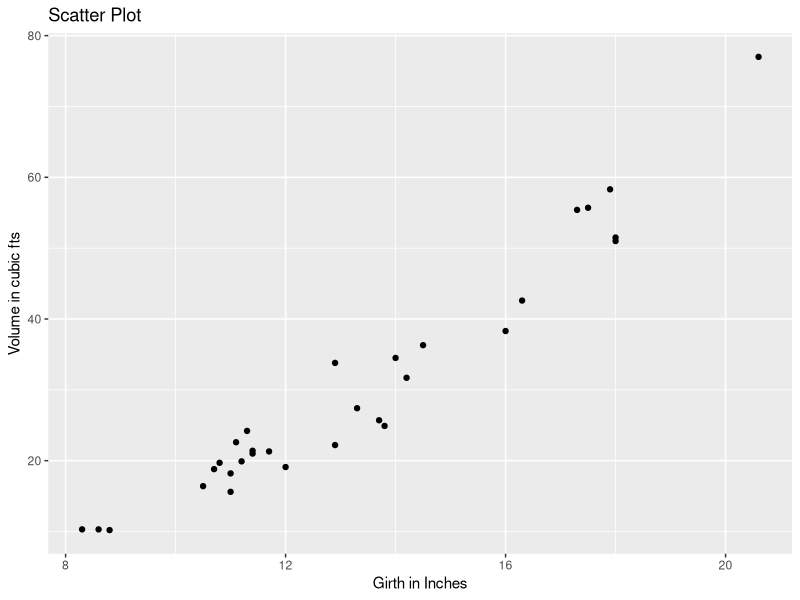
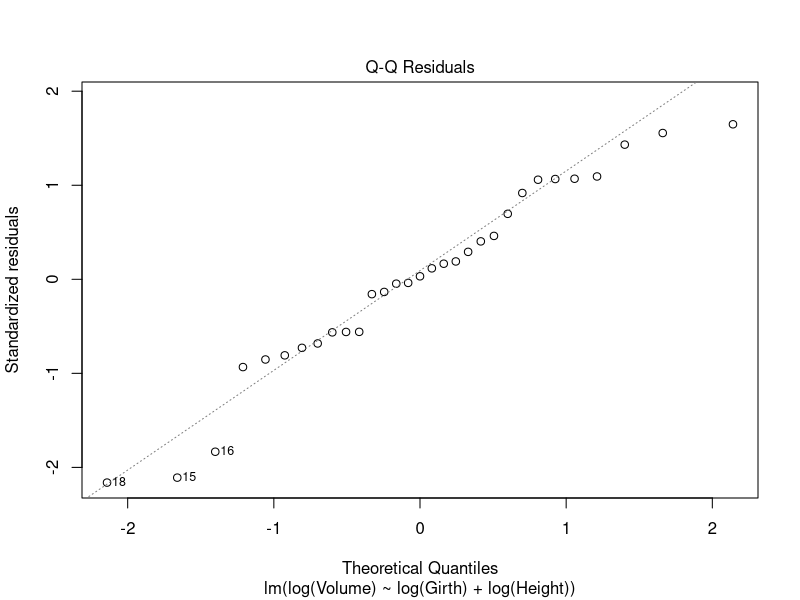
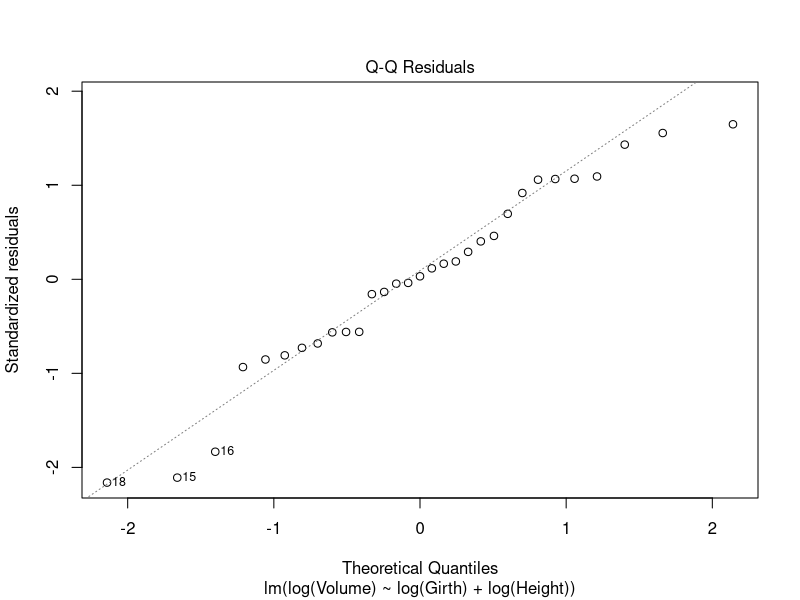
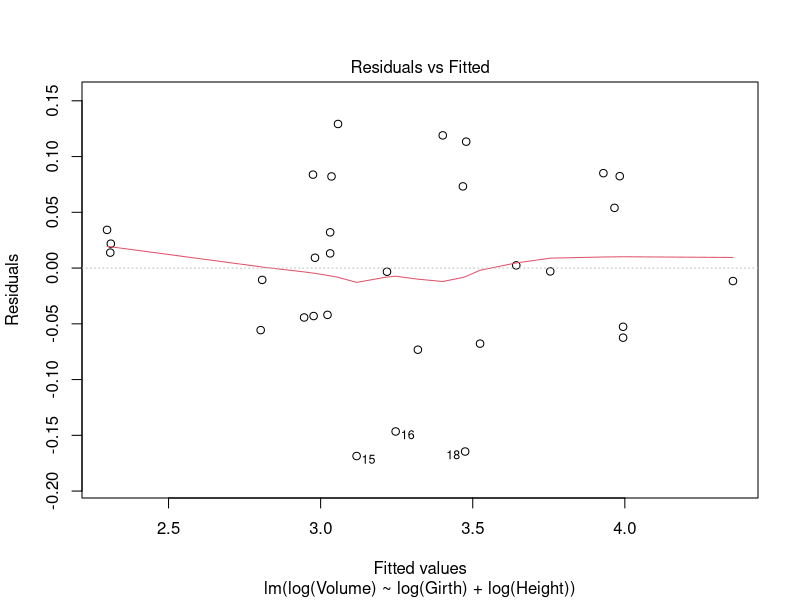
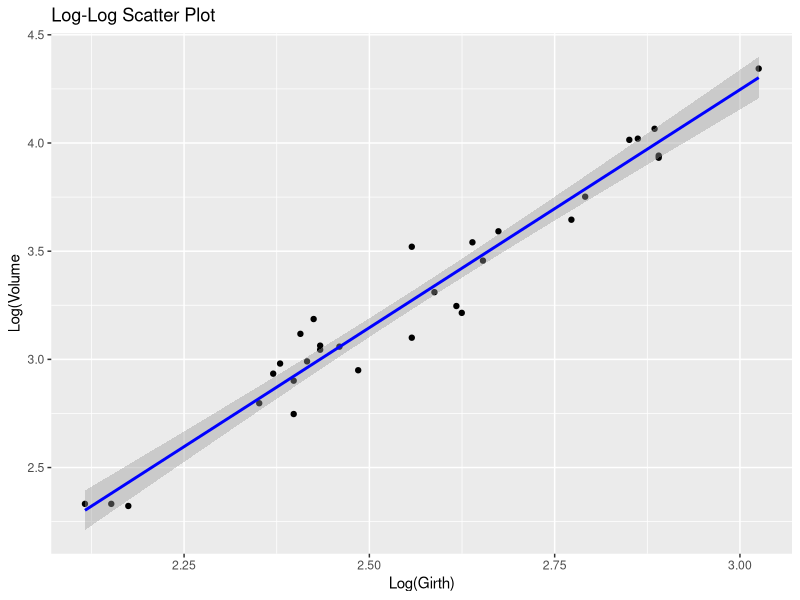
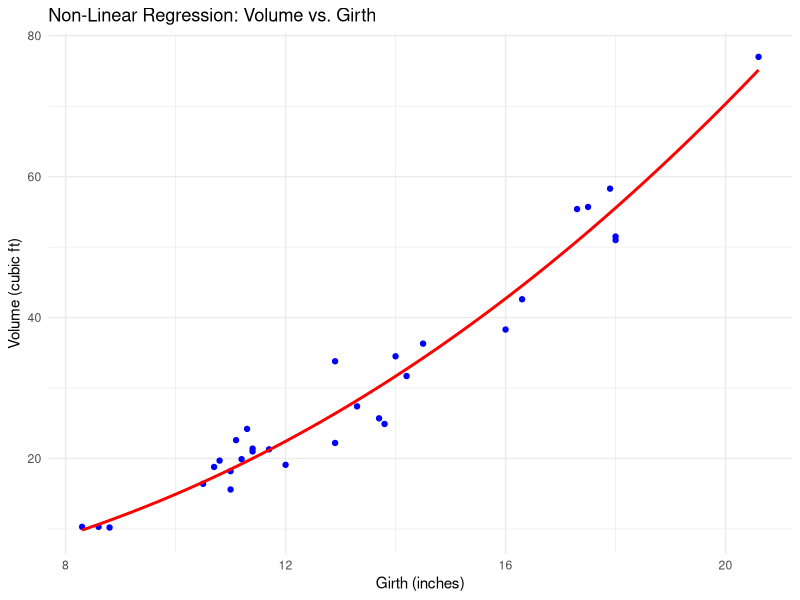

The R source for these figures, in order: (Note: this script raises an error after producing the figures.)
library(ggplot2)
head(trees)
summary(trees)

ggplot(trees, aes(x = Girth, y = Volume))+
  geom_point()+
  labs(title = "Scatter Plot", x = "Girth in Inches", y = "Volume in cubic fts")

model_trees_log <- lm(log(Volume)~log(Girth) + log(Height), data = trees)
summary(model_trees_log)

shapiro.test(model_trees_log$residuals)
plot(model_trees_log, which = 2)
plot(model_trees_log, which = 2)
plot(model_trees_log, which = 1)

ggplot(trees, aes(x = log(Girth), y = log(Volume)))+
  geom_point()+
  geom_smooth(method = "lm", col = "blue")+
  labs(title = "Log-Log Scatter Plot", x = "Log(Girth)", y = "Log(Volume")


predict(model_trees_log, newdata = data.frame(Girth = 10, Height = 70), interval = "confidence")

library(ggplot2)

# Scatter plot of original data
ggplot(trees, aes(x = Girth, y = Volume)) +
  geom_point(color = "blue") +  # Data points
  stat_smooth(method = "nls", 
              formula = y ~ b0 * x^b1, 
              method.args = list(start = list(b0 = 1, b1 = 2)), 
              se = FALSE, 
              col = "red") +  # Non-linear regression line
  labs(title = "Non-Linear Regression: Volume vs. Girth",
       x = "Girth (inches)", 
       y = "Volume (cubic ft)") +
  theme_minimal()

shapiro.test(residuals(nonlinear_model))
ggplot(data.frame(residuals = residuals(nonlinear_model)), aes(x = residuals)) +
  geom_histogram(color = "black", fill = "blue", bins = 10) +
  labs(title = "Histogram of Residuals", x = "Residuals", y = "Frequency") +
  theme_minimal()

ggplot(data.frame(fitted = fitted(nonlinear_model), residuals = residuals(nonlinear_model)), 
       aes(x = fitted, y = residuals)) +
  geom_point(color = "red") +
  geom_hline(yintercept = 0, linetype = "dashed") +
  labs(title = "Residuals vs Fitted Values", x = "Fitted Values", y = "Residuals") +
  theme_minimal()

ggplot(data.frame(Girth = trees$Girth, Residuals = residuals(nonlinear_model)), 
       aes(x = Girth, y = Residuals)) +
  geom_point(color = "purple") +
  geom_smooth(method = "loess", col = "black") +
  labs(title = "Residuals vs Girth", x = "Girth", y = "Residuals") +
  theme_minimal()



library(scatterplot3d)

scatterplot3d(
  x = log(trees$Girth),
  y = log(trees$Height),
  z = log(trees$Volume),
  pch = 16,
  highlight.3d = TRUE,
  main = "3D Scatterplot of Log-Transformed Data",
  xlab = "log(Girth)",
  ylab = "log(Height)",
  zlab = "log(Volume)"
)
